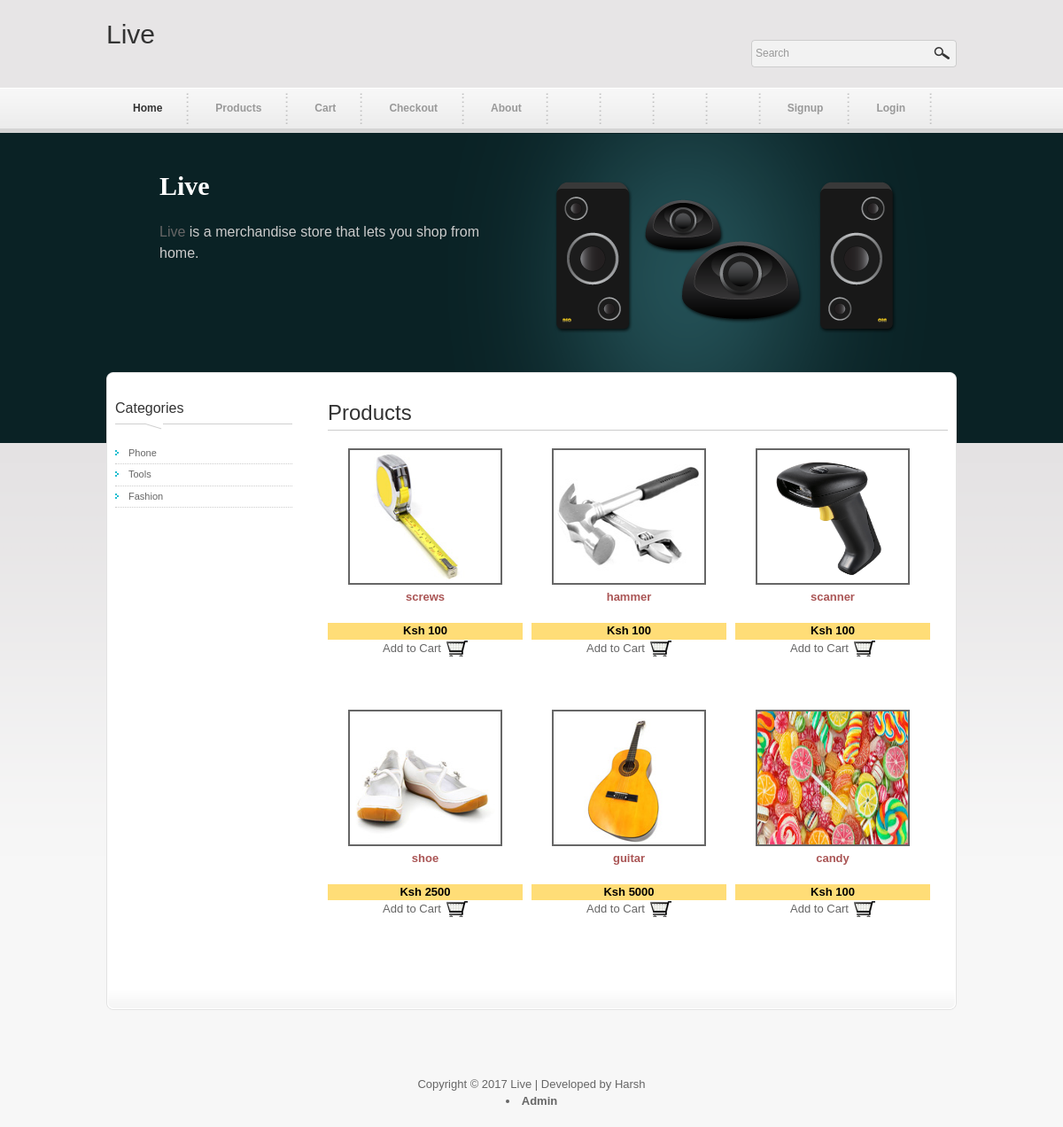
Page /index.php?cat=juice on the committed database.
### tables this page shows
CREATE TABLE `tblproduct` (
  `prod_no` int(10) NOT NULL,
  `prod_id` int(15) NOT NULL,
  `prod_name` varchar(100) NOT NULL,
  `prod_descr` text NOT NULL,
  `prod_cat` varchar(100) NOT NULL,
  `prod_price` float NOT NULL,
  `prod_quan` int(10) NOT NULL,
  `date_added` datetime NOT NULL
);

### index.php (the view, shortened to what this page needs)
<?php
	$displayImages = "";
	if (isset ($_GET ["cat"] ))
{
	if($_GET['cat'] == "Phone")
		$sqlSelProd = mysql_query("select * from tblproduct where prod_cat = '$_GET[cat]'") or die(mysql_error());
	else if($_GET['cat'] == "Tools")
		$sqlSelProd = mysql_query("select * from tblproduct where prod_cat = '$_GET[cat]'") or die(mysql_error());
	else if($_GET['cat'] == "Fashion")
		$sqlSelProd = mysql_query("select * from tblproduct where prod_cat = '$_GET[cat]'") or die(mysql_error());
	else
		$sqlSelProd = mysql_query("select * from tblproduct") or die(mysql_error());
}
	if(!empty($sqlSelProd))
{
	if(mysql_num_rows($sqlSelProd) >= 1){
		while($getProdInfo = mysql_fetch_array($sqlSelProd)){
			$prodNo = $getProdInfo["prod_no"];
			$prodID = $getProdInfo["prod_id"];
			$prodName = $getProdInfo["prod_name"];
			$prodPrice = $getProdInfo["prod_price"];
			$displayImages .= '<div class="col col_14 product_gallery">
			<a href="productdetail.php?prodid='.$prodID.'"><img src="images/product/'.$prodNo.'.jpg" alt="Product '.$prodNo.'" width="170" height="150" /></a>
			<h3>'.$prodName.'</h3>
			<p class="product_price">Ksh '.$prodPrice.'</p>
			<a href="shoppingcart.php?prodid='.$prodID.'" class="add_to_cart">Add to Cart</a></div>';
		}
	}
}
?>
<!DOCTYPE html PUBLIC "-//W3C//DTD XHTML 1.0 Transitional//EN" "http://www.w3.org/TR/xhtml1/DTD/xhtml1-transitional.dtd">
<html xmlns="http://www.w3.org/1999/xhtml">
<head>
<link href="css/slider.css" rel="stylesheet" type="text/css" />
<link rel="stylesheet" type="text/css" href="css/ddsmoothmenu.css" />
<link rel="stylesheet" type="text/css" href="css/styles.css" />
</head>
<body id="home">
<div id="main_wrapper">
	<div id="main_header">
    	<div id="site_title"><h1>Live</a></h1></div>
        <div id="header_right">
            <div id="main_search">
                <form action="products.php" method="get" name="search_form">
                  <input type="text" value="Search" name="keyword" onfocus="clearText(this)" onblur="clearText(this)" class="txt_field" />
                  <input type="submit" name="Search" value="" alt="Search" id="searchbutton" title="Search" class="sub_btn"  />
                </form>
            </div>
         </div>
    </div>
    <div id="main_menu" class="ddsmoothmenu">
        <ul>
            <li><a href="index.php" class="selected">Home</a></li>
            <li><a href="products.php">Products</a></li>
            <li><a href="shoppingcart.php">Cart</a></li>
            <li><a href="checkout.php">Checkout</a></li>
            <li><a href="about.php">About</a></li>
           <li><a href=""></a></li>
           <li><a href=""></a></li>
           <li><a href=""></a></li>
           <li><a href=""></a></li>
           <li><a href="signup.html">Signup</a></li>
           <li><a href="login.html">Login</a></li>
        </ul>
        <br style="clear: left" />
    </div>
    <div id="main_middle">
    	<img src="images/image_01.png" alt="Image 01" height="200" />
    	<h1>Live </h1>
        <p><a href="#" rel="nofollow" target="_parent">Live</a> is a merchandise store that lets you shop from home.</p>
    </div>
    <div id="main_top"></div>
    <div id="main">
        <div id="sidebar">
            <h3>Categories</h3>
            <ul class="sidebar_menu">
                <li><a href="index.php?cat=Phone">Phone</a></li>
                <li><a href="index.php?cat=Tools">Tools</a></li>
                <li><a href="index.php?cat=Fashion">Fashion</a></li>
		</ul>
        </div>
        <div id="content">
		<h2>Products</h2>
		<?php echo $displayImages; ?>
        </div>
    </div>
    <div id="main_footer">
        <div class="cleaner h40"></div>
		<center>
			Copyright © 2017 Live | Developed by Harsh
            <li><a href="admin/index.php"><b>Admin</b></a></li>
		</center>
    </div>
</div>
</body>
</html>

### css/ddsmoothmenu.css (style rules this page uses)
.ddsmoothmenu ul { z-index:100; margin: 0; padding: 0; list-style-type: none; }
.ddsmoothmenu ul li { position: relative; display: inline; float: left; }
.ddsmoothmenu ul li a { display: block; padding: 0 30px; height: 45px; line-height: 45px; font-size: 12px; color: #999; text-decoration: none; font-weight: 700; outline: none; text-align: center; background: url(images/templatemo_menu_divider.png) right center no-repeat }
.ddsmoothmenu ul li a.selected, .ddsmoothmenu ul li a:hover { color: #333; }

### css/styles.css (style rules this page uses)
body { margin: 0; padding: 0; color: #666; font-family: Tahoma, Geneva, sans-serif; font-size: 13px; line-height: 1.4em; background-color: #f7f7f7; background-repeat: repeat-x; background-position: top; }
#home { background-image: url(../images/body_home.png) }
a, a:link, a:visited { color: #666; font-weight: normal; text-decoration: none }
p { margin: 0 0 10px 0; padding: 0; }
img { border: none; }
h1, h2, h3, h4, h5, h6 { color: #333; font-weight: normal; }
h1 { font-size: 30px; margin: 0 0 30px; padding: 5px 0 }
h2 { font-size: 26px; margin: 0 0 25px; padding: 5px 0 }
h3 { font-size: 20px; margin: 0 0 20px; padding: 0; }
.cleaner { clear: both }
.h40 { height: 40px }
#main_wrapper { width: 960px; padding: 0 10px; margin: 0 auto; }
#main_header { width: 960px; height: 100px; }
#main_menu { width: 960px; height: 50px; }
#main_middle { height: 840px; height: 200px; padding: 35px 60px; background: url(../images/middle.png) no-repeat }
#main_top { width: 960px; height: 12px; background: url(../images/main_top.png) no-repeat top }
#main { width: 960px; background: url(../images/main_middle.png) repeat-y }
#sidebar { float: left; width: 200px; padding: 20px 30px 0 10px; }
#content { float: right; width: 700px; width: 700px; padding: 20px 10px 20px; }
#main_footer { width: 940px; padding: 60px 10px 20px; background: url(../images/main_bottom.png) top no-repeat }
#site_title { float: left; margin-top: 30px; }
#site_title h1 { margin: 0; padding: 0 }
#header_right { float: right; display: inline-block; padding-top: 40px; }
#main_search { clear: both; margin-top: 5px; width: 232px; height: 31px; background: url(../images/searchbox.png) }
#main_search form { margin: 0; padding: 0; }
#main_search .txt_field { float: left; display: block; height: 30px; line-height: 20px; width: 180px; color: #999; font-size: 12px; padding: 0 5px; font-variant: normal; border: none; background: none; }
#main_search .sub_btn { float: right; display: block; height: 34px; width: 30px; cursor: pointer; border: none; background: none; }
#main_middle h1 { color: #fff; font-size: 30px; font-weight: bold; font-family: Georgia, "Times New Roman", Times, serif; line-height: 40px; margin-bottom: 15px; }
#main_middle p { color: #ccc; font-size: 16px; line-height: 24px; margin-bottom: 20px; }
#main_middle img { float: right; margin-left: 60px; }
#sidebar h3 { font-size: 16px; padding: 0 0 15px 0; margin: 0 0 15px 0; background: url(../images/sidebar_header_bg.png) left bottom no-repeat }
.sidebar_menu { list-style: none; margin: 0 0 30px; padding: 0; }
.sidebar_menu li { margin: 0; padding: 2px 0 3px 15px; background: url(../images/list_01.png) no-repeat scroll 0 8px; border-bottom: 1px dotted #ccc }
.sidebar_menu li a { font-size: 11px; }
#content h2 { font-size: 24px; padding-bottom: 10px; border-bottom: 1px solid #ccc; margin-bottom: 20px }
.product_gallery { margin-bottom: 60px; text-align: center }
.product_gallery img { margin-bottom: 5px; border: 2px solid; }
.product_gallery h3 { font-size: 13px; color: #a55; font-weight: 700; }
.product_gallery .product_price { color: #000; background: #fd7; font-weight: 700; margin-bottom: 1px; }
.add_to_cart { display: inline-block; padding-right: 30px; background: url(../images/cart.png) no-repeat right center }
.col { float: left; margin-right: 10px }
.col_14 { width: 220px; }

### rows in the picture
tblproduct: shows a picture, prod_name "screws", prod_price "100"
tblproduct: shows a picture, prod_name "hammer", prod_price "100"
tblproduct: shows a picture, prod_name "scanner", prod_price "100"
tblproduct: shows a picture, prod_name "shoe", prod_price "2500"
tblproduct: shows a picture, prod_name "guitar", prod_price "5000"
tblproduct: shows a picture, prod_name "candy", prod_price "100"
